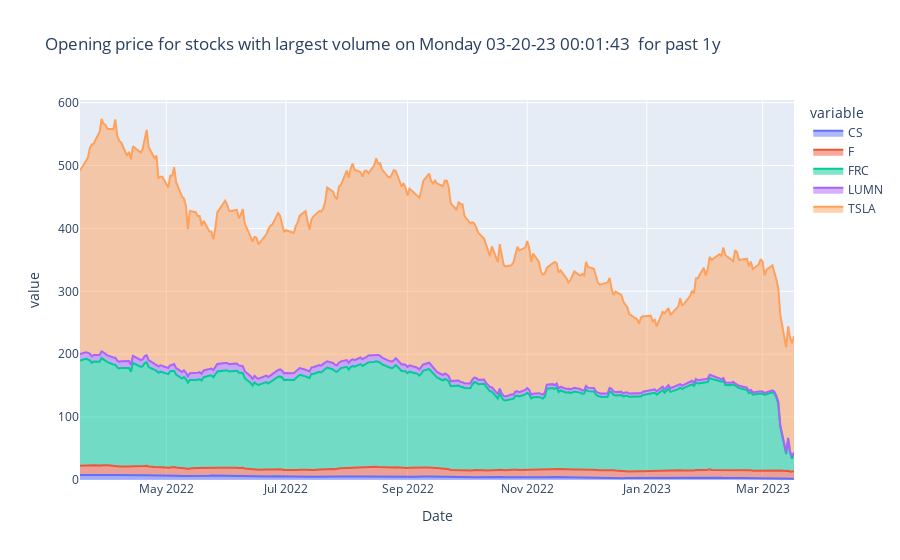

Notebook source saved alongside this figure:
### Code cell
open = ticker.Open
open.describe()
px.area(open, title=f"Opening price for stocks with largest volume on {today} for past 1y")

### Figure 1 — Plotly figure (JSON) as saved in the notebook; plotly's stock layout.template omitted (floating-point values rounded to 4 significant figures; data arrays with more than 128 entries replaced by an {"elided": "..."} marker saying what was removed)
{"data": [{"fillpattern": {"shape": ""}, "hovertemplate": "variable=CS<br>Date=%{x}<br>value=%{y}<extra></extra>", "legendgroup": "CS", "line": {"color": "#636efa"}, "marker": {"symbol": "circle"}, "mode": "lines", "name": "CS", "orientation": "v", "showlegend": true, "stackgroup": "1", "type": "scatter", "x": {"elided": "251 str values"}, "xaxis": "x", "y": {"elided": "251 float values"}, "yaxis": "y"}, {"fillpattern": {"shape": ""}, "hovertemplate": "variable=F<br>Date=%{x}<br>value=%{y}<extra></extra>", "legendgroup": "F", "line": {"color": "#EF553B"}, "marker": {"symbol": "circle"}, "mode": "lines", "name": "F", "orientation": "v", "showlegend": true, "stackgroup": "1", "type": "scatter", "x": {"elided": "251 str values"}, "xaxis": "x", "y": {"elided": "251 float values"}, "yaxis": "y"}, {"fillpattern": {"shape": ""}, "hovertemplate": "variable=FRC<br>Date=%{x}<br>value=%{y}<extra></extra>", "legendgroup": "FRC", "line": {"color": "#00cc96"}, "marker": {"symbol": "circle"}, "mode": "lines", "name": "FRC", "orientation": "v", "showlegend": true, "stackgroup": "1", "type": "scatter", "x": {"elided": "251 str values"}, "xaxis": "x", "y": {"elided": "251 float values"}, "yaxis": "y"}, {"fillpattern": {"shape": ""}, "hovertemplate": "variable=LUMN<br>Date=%{x}<br>value=%{y}<extra></extra>", "legendgroup": "LUMN", "line": {"color": "#ab63fa"}, "marker": {"symbol": "circle"}, "mode": "lines", "name": "LUMN", "orientation": "v", "showlegend": true, "stackgroup": "1", "type": "scatter", "x": {"elided": "251 str values"}, "xaxis": "x", "y": {"elided": "251 float values"}, "yaxis": "y"}, {"fillpattern": {"shape": ""}, "hovertemplate": "variable=TSLA<br>Date=%{x}<br>value=%{y}<extra></extra>", "legendgroup": "TSLA", "line": {"color": "#FFA15A"}, "marker": {"symbol": "circle"}, "mode": "lines", "name": "TSLA", "orientation": "v", "showlegend": true, "stackgroup": "1", "type": "scatter", "x": {"elided": "251 str values"}, "xaxis": "x", "y": {"elided": "251 float values"}, "yaxis": "y"}], "layout": {"legend": {"title": {"text": "variable"}, "tracegroupgap": 0}, "title": {"text": "Opening price for stocks with largest volume on Monday 03-20-23 00:01:43  for past 1y"}, "xaxis": {"anchor": "y", "domain": [0, 1], "title": {"text": "Date"}}, "yaxis": {"anchor": "x", "domain": [0, 1], "title": {"text": "value"}}}}
